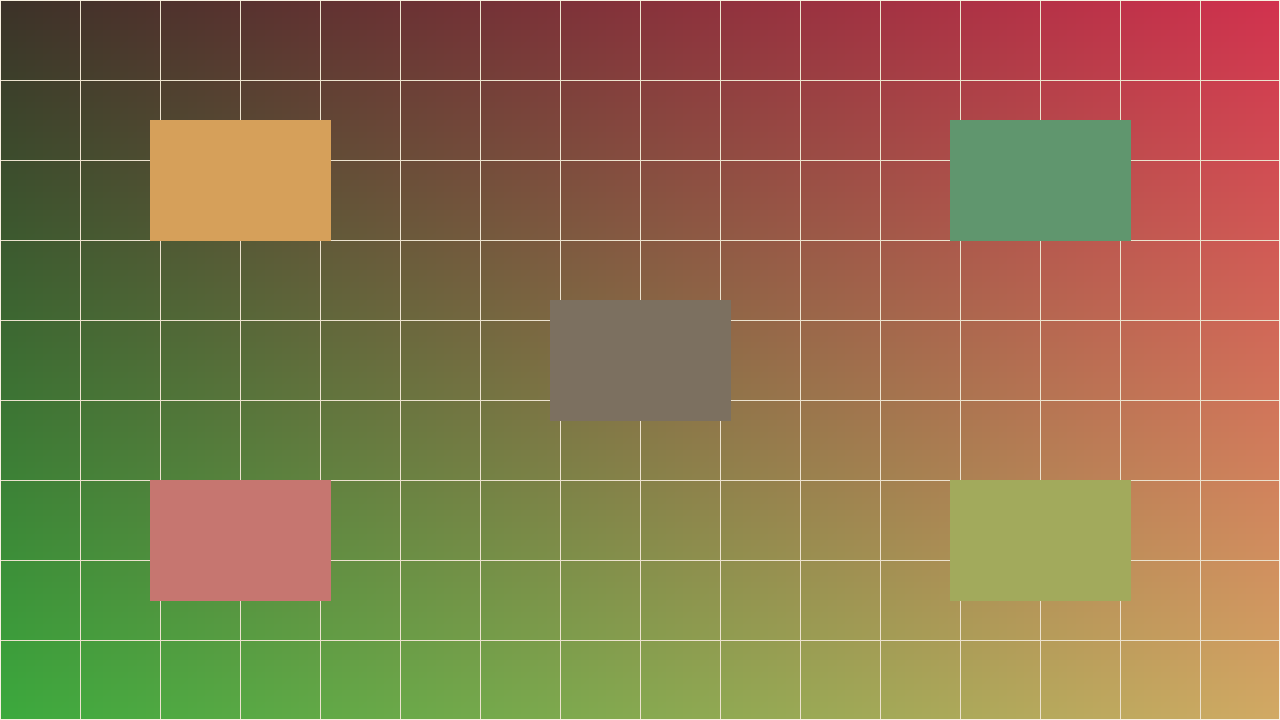
#> input picture tools/harness/choice/images/room.png, 1280 x 720 px
$ python cp437.py harness/choice/images/room.png harness/choice/images/room.png 5 harness/choice/images/room.png 5 1.0
#> lines starting #> are read from the running program, lines starting #| are printed output that depends on the picture
"""Prototype: PNG -> VGA text mode using CP437 block glyphs.

usage: python3 -I cp437.py in.png out_prefix rows palette bg diffusion
  rows      25 (8x16 font) | 50 (8x8 font)
  palette   grey16  16 even greys (DAC reprogrammed)
            ega     stock greys 0/8/7/15
            vga16   stock 16-colour text palette
            adapt16 16 colours picked from the image (DAC reprogrammed)
  bg        grey level 0-255 behind transparent pixels
  diffusion 0-1, cell-level error diffusion strength
  [qmethod] adapt16 only: MEDIANCUT (default) | MAXCOVERAGE | FASTOCTREE
Writes out_prefix.png (source | result, at 4:3), out_prefix.bin (char,attr
pairs, 80 columns, row-major) and, for reprogrammed palettes, out_prefix.pal
(16 x RGB, 6-bit DAC values, in attribute order).
"""
import sys
import numpy as np
from PIL import Image

src, out, rows = sys.argv[1], sys.argv[2], int(sys.argv[3])
pal_name = sys.argv[4] if len(sys.argv) > 4 else 'grey16'
BGL = int(sys.argv[5]) if len(sys.argv) > 5 else 0
DIFF = float(sys.argv[6]) if len(sys.argv) > 6 else 0.0
QMETHOD = sys.argv[7] if len(sys.argv) > 7 else 'MEDIANCUT'
CW, CH = 8, (16 if rows == 25 else 8)
COLS = 80

def rowpat(a, b, h):
    return np.array([[(r >> (7 - x)) & 1 for x in range(8)]
                     for r in ([a, b] * h)[:h]], float)

def glyphs(h):
    g = {}
    g[0x20] = np.zeros((h, 8))
    g[0xDB] = np.ones((h, 8))
    m = np.zeros((h, 8)); m[:h // 2] = 1; g[0xDF] = m
    g[0xDC] = 1 - m
    m = np.zeros((h, 8)); m[:, :4] = 1; g[0xDD] = m
    g[0xDE] = 1 - m
    g[0xB0] = rowpat(0x11, 0x44, h)   # IBM VGA ROM patterns
    g[0xB1] = rowpat(0x55, 0xAA, h)
    g[0xB2] = rowpat(0xDD, 0x77, h)
    return g

G = glyphs(CH)
codes = list(G)
masks = np.stack([G[c] for c in codes])            # (n, CH, CW)

def to_lin(s): return np.where(s <= .04045, s / 12.92, ((s + .055) / 1.055) ** 2.4)
def to_srgb(l): return np.where(l <= .0031308, l * 12.92, 1.055 * l ** (1 / 2.4) - .055)

VGA16 = [0x000000, 0x0000AA, 0x00AA00, 0x00AAAA, 0xAA0000, 0xAA00AA, 0xAA5500, 0xAAAAAA,
         0x555555, 0x5555FF, 0x55FF55, 0x55FFFF, 0xFF5555, 0xFF55FF, 0xFFFF55, 0xFFFFFF]

# 640x400 shown on 4:3 -> pixels are 1.2x taller than wide.
im = Image.open(src).convert('RGBA')
#> im is the input picture: PIL image 1280x720 RGBA; mean R, G, B, A 139.7, 116.1, 76.3, 255
bgc = Image.new('RGBA', im.size, (BGL, BGL, BGL, 255))
bgc.alpha_composite(im)
g = bgc.convert('RGB')
if pal_name in ('grey16', 'ega'):
    g = g.convert('L').convert('RGB')
H = rows * CH
W = round(H * 1.2 * g.width / g.height)
#> W = 85
g = g.resize((W, H), Image.LANCZOS)
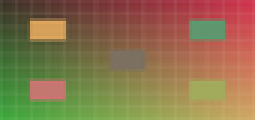
#> g: PIL image 85x40 RGB (shown 3 times larger); mean R, G, B 139.5, 115.8, 76
canvas = Image.new('RGB', (COLS * CW, H), (BGL, BGL, BGL))
#> canvas: PIL image 640x40 RGB; every value is 5
canvas.paste(g, ((COLS * CW - W) // 2, 0))
S = to_lin(np.asarray(canvas, float) / 255.0)       # (H, W, 3)
#> in to_lin, `def to_lin(s): return np.where(s <= .04045, s / 12.92, ((s + .055) / 1..`:
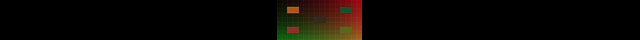
#> returned value: shape (40, 640, 3) float64; mean of channels 0, 1, 2 0.0404, 0.0272, 0.0114; drawn as R, G, B

if pal_name == 'grey16':
    pal_s = np.repeat(np.arange(16)[:, None] / 15.0, 3, 1)
    pal_idx = list(range(16))
elif pal_name == 'ega':
    pal_s = np.repeat(np.array([[0], [85], [170], [255]]) / 255.0, 3, 1)
    pal_idx = [0, 8, 7, 15]
elif pal_name == 'vga16':
    pal_s = np.array([[(c >> 16) & 255, (c >> 8) & 255, c & 255] for c in VGA16]) / 255.0
    pal_idx = list(range(16))
else:
    # Quantise the source (method from argv[7]); snap to the DAC's 6 bits per channel.
    q = canvas.quantize(16, method=getattr(Image.Quantize, QMETHOD))
    p = np.array(q.getpalette()[:48], float).reshape(16, 3)
#> p = 16 rows, first 8: [200, 161, 94], [160, 164, 89], [198, 127, 98], [161, 133, 83], [122, 158, 78], [84, 157, 80], [127, 131, 75], [86, 129, 64]
    pal_s = np.round(p / 255.0 * 63) / 63
#> pal_s = 16 rows, first 8: [0.778, 0.635, 0.365], [0.635, 0.651, 0.349], [0.778, 0.492, 0.381], [0.635, 0.524, 0.333], [0.476, 0.619, 0.302], [0.333, 0.619, 0.317], [0.492, 0.508, 0.302], [0.333, 0.508, 0.254]
    pal_idx = list(range(16))
pal = to_lin(pal_s)                                  # (NP, 3)
#> pal = 16 rows, first 8: [0.567, 0.361, 0.11], [0.361, 0.381, 0.1], [0.567, 0.207, 0.12], [0.361, 0.237, 0.0908], [0.193, 0.341, 0.074], [0.0908, 0.341, 0.0822], [0.207, 0.221, 0.074], [0.0908, 0.221, 0.0525]
NP = len(pal)
#> NP = 16

# Error is weighted towards green, roughly as the eye weights it.
WGT = np.array([.6, 1.0, .35])

# Compare at 2x2-pooled resolution: dither patterns are judged by the tone
# they make, edges still count.
def pool(a):
    sh = (a.shape[0] // 2, 2, a.shape[1] // 2, 2) + a.shape[2:]
    return a.reshape(sh).mean(axis=(1, 3))

pm = np.stack([pool(m) for m in masks]).reshape(len(codes), -1)    # (n, P)
# cand[f, b, n, P, 3] = bg + mask * (fg - bg)
cand = (pal[None, :, None, None, :] +
        pm[None, None, :, :, None] * (pal[:, None, None, None, :] - pal[None, :, None, None, :]))
cand = cand.reshape(-1, pm.shape[1] * 3)
wv = np.tile(WGT, pm.shape[1])
cand_idx = [(f, b, c) for f in range(NP) for b in range(NP) for c in range(len(codes))]

out_chars = np.zeros((rows, COLS), np.uint8)
out_attr = np.zeros((rows, COLS), np.uint8)
render = np.zeros_like(S)
err = S.copy()
for cy in range(rows):
    for cx in range(COLS):
        ys, xs = slice(cy * CH, (cy + 1) * CH), slice(cx * CW, (cx + 1) * CW)
        blk = err[ys, xs]
        tgt = pool(np.clip(blk, 0, 1)).ravel()
        k = int(np.argmin((((cand - tgt) ** 2) * wv).sum(1)))
        f, b, c = cand_idx[k]
        r = pal[b] + masks[c][:, :, None] * (pal[f] - pal[b])
        render[ys, xs] = r
        out_chars[cy, cx] = codes[c]
        out_attr[cy, cx] = (pal_idx[b] << 4) | pal_idx[f]
        if DIFF:
            # Floyd-Steinberg on the cell's mean error, at cell granularity.
            e = (blk - r).mean(axis=(0, 1))
            for dx, dy, w in ((1, 0, 7), (-1, 1, 3), (0, 1, 5), (1, 1, 1)):
                nx, ny = cx + dx, cy + dy
                if 0 <= nx < COLS and ny < rows:
                    err[ny * CH:(ny + 1) * CH, nx * CW:(nx + 1) * CW] += e * w / 16 * DIFF
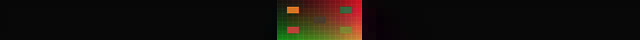
#> err: shape (40, 640, 3) float64; mean R, G, B 0.0428, 0.0267, 0.013; drawn with min black and max white
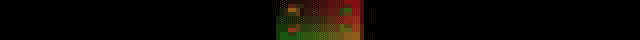
#> render: shape (40, 640, 3) float64; mean R, G, B 0.0402, 0.027, 0.0112

prev = Image.fromarray((to_srgb(render) * 255).round().astype(np.uint8), 'RGB')
prev = prev.resize((COLS * CW, round(H * 1.2)), Image.NEAREST)
#> prev: PIL image 640x48 RGB
orig = canvas.resize(prev.size, Image.LANCZOS)
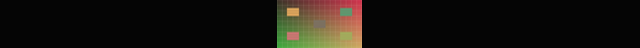
#> orig: PIL image 640x48 RGB; mean R, G, B 22.9, 19.7, 14.4
both = Image.new('RGB', (prev.width * 2 + 8, prev.height), (128, 128, 128))
#> both: PIL image 1288x48 RGB; every value is 128
both.paste(orig, (0, 0)); both.paste(prev, (prev.width + 8, 0))
#> after `both.paste(orig, (0, 0))`:
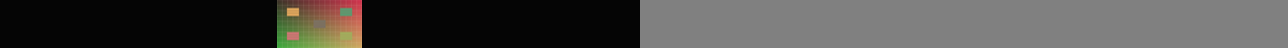
#> both: PIL image 1288x48 RGB; mean R, G, B 75.8, 74.2, 71.6
#> after `both.paste(prev, (prev.width + 8, 0))`:
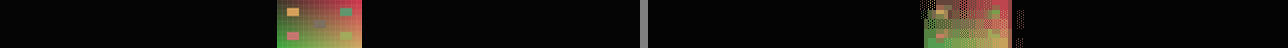
#> both: PIL image 1288x48 RGB; mean R, G, B 23.3, 20, 14.8
both.save(out + '.png')
np.stack([out_chars, out_attr], -1).tofile(out + '.bin')
if pal_name in ('grey16', 'adapt16'):
    np.round(pal_s * 63).astype(np.uint8).tofile(out + '.pal')
counts = {hex(c): int((out_chars == c).sum()) for c in codes}
#> counts = 9 items
print(counts)
#| {'0x20': 1, '0xdb': 341, '0xdf': 1, '0xdc': 7, '0xdd': 7, '0xde': 6, '0xb0': 17, '0xb1': 6, '0xb2': 14}
